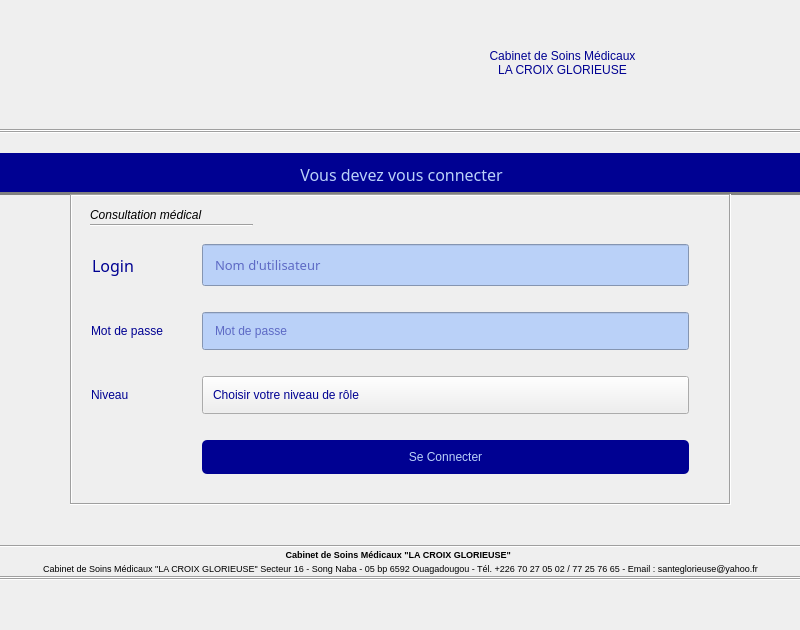
<?xml version="1.0" encoding="UTF-8"?>
<ui version="4.0">
 <class>LoginWindow</class>
 <widget class="QMainWindow" name="LoginWindow">
  <property name="geometry">
   <rect>
    <x>0</x>
    <y>0</y>
    <width>800</width>
    <height>630</height>
   </rect>
  </property>
  <property name="windowTitle">
   <string>Centre des Soins Médicaux la Croix Glorieuse -CSM-CG</string>
  </property>
  <property name="windowIcon">
   <iconset>
    <normaloff>img/cg_icon.png</normaloff>img/cg_icon.png</iconset>
  </property>
  <property name="styleSheet">
   <string notr="true">border-color: rgb(0, 1, 146);
</string>
  </property>
  <widget class="QWidget" name="centralwidget">
   <property name="styleSheet">
    <string notr="true">/*** QLineEdit ***/
QLineEdit{
	font: 10pt &quot;Montserrat&quot;;
	background-color: rgb(186, 209, 248);
	color: rgb(0, 1, 146);
	padding: 10px;
	/*margin: 0 20px;*/
}

/*** QPushButton ***/
QPushButton{
	font: 10pt &quot;Montserrat&quot;;
	background-color: rgb(0, 1, 146);
	color: rgb(186, 209, 248);
	padding: 10px;
	/*margin: 0 20px;	*/
	border-radius: 5px;
}


/*** QComboBoxt ***/

QComboBox {
	font: 10pt &quot;Montserrat&quot;;
	/*background-color: rgb(186, 209, 248);*/
	color: rgb(0, 1, 146);
	padding: 10px;
	/*margin: 0 20px;*/
}

QComboBox::drop-down {
    border: none; /* Supprime la bordure du bouton de la flèche */
	subcontrol-origin: padding;
    subcontrol-position: top right;
}

QComboBox QAbstractItemView {
    background-color: rgb(186, 209, 248); /* Couleur de fond du menu déroulant */
    color: rgb(0, 1, 146);               /* Couleur du texte */
  /* border: 1px solid rgb(150, 150, 150); /* Bordure pour alignement avec le parent */
	font: 10pt &quot;Montserrat&quot;;
   /* margin: 0 20px;                         /* Supprime les débordements */
    padding: 0 10px;
    outline: none;                    /* Supprime l'effet de focus */
	border: none; 
	box-shadow: none;
}

QComboBox QAbstractItemView::item {
    padding: 10px;                       /* Ajoute un espacement entre les éléments */
}

QComboBox QAbstractItemView::item:selected {
    background-color: rgb(150, 180, 220); /* Couleur pour l'élément sélectionné */
    color: white;                        /* Couleur du texte pour l'élément sélectionné */
}</string>
   </property>
   <widget class="Line" name="line_haut">
    <property name="geometry">
     <rect>
      <x>0</x>
      <y>120</y>
      <width>801</width>
      <height>20</height>
     </rect>
    </property>
    <property name="orientation">
     <enum>Qt::Horizontal</enum>
    </property>
   </widget>
   <widget class="Line" name="line_haut_2">
    <property name="geometry">
     <rect>
      <x>0</x>
      <y>122</y>
      <width>801</width>
      <height>20</height>
     </rect>
    </property>
    <property name="orientation">
     <enum>Qt::Horizontal</enum>
    </property>
   </widget>
   <widget class="QLabel" name="label_titre_cx">
    <property name="geometry">
     <rect>
      <x>-4</x>
      <y>153</y>
      <width>811</width>
      <height>42</height>
     </rect>
    </property>
    <property name="font">
     <font>
      <family>Montserrat</family>
      <pointsize>12</pointsize>
      <weight>9</weight>
      <italic>false</italic>
      <bold>false</bold>
     </font>
    </property>
    <property name="styleSheet">
     <string notr="true">background-color: rgb(0, 1, 146);
font: 75 12pt &quot;Montserrat&quot;;
color: rgb(186, 209, 248);
border-bottom: 3px solid gray;
</string>
    </property>
    <property name="text">
     <string>Vous devez vous connecter</string>
    </property>
    <property name="alignment">
     <set>Qt::AlignCenter</set>
    </property>
   </widget>
   <widget class="QLabel" name="infos_csmcg_lbl">
    <property name="geometry">
     <rect>
      <x>10</x>
      <y>553</y>
      <width>781</width>
      <height>31</height>
     </rect>
    </property>
    <property name="font">
     <font>
      <pointsize>7</pointsize>
     </font>
    </property>
    <property name="text">
     <string>Cabinet de Soins Médicaux &quot;LA CROIX GLORIEUSE&quot; Secteur 16 - Song Naba - 05 bp 6592 Ouagadougou - Tél. +226 70 27 05 02 / 77 25 76 65 - Email : santeglorieuse@yahoo.fr</string>
    </property>
    <property name="alignment">
     <set>Qt::AlignCenter</set>
    </property>
   </widget>
   <widget class="QLabel" name="infos_csmcg_lbl_2">
    <property name="geometry">
     <rect>
      <x>9</x>
      <y>539</y>
      <width>781</width>
      <height>31</height>
     </rect>
    </property>
    <property name="font">
     <font>
      <pointsize>7</pointsize>
      <weight>75</weight>
      <bold>true</bold>
     </font>
    </property>
    <property name="styleSheet">
     <string notr="true">font-weight: bold;</string>
    </property>
    <property name="text">
     <string>Cabinet de Soins Médicaux &quot;LA CROIX GLORIEUSE&quot; </string>
    </property>
    <property name="alignment">
     <set>Qt::AlignCenter</set>
    </property>
   </widget>
   <widget class="Line" name="line_bas">
    <property name="geometry">
     <rect>
      <x>0</x>
      <y>536</y>
      <width>801</width>
      <height>20</height>
     </rect>
    </property>
    <property name="orientation">
     <enum>Qt::Horizontal</enum>
    </property>
   </widget>
   <widget class="Line" name="line_bas_2">
    <property name="geometry">
     <rect>
      <x>0</x>
      <y>567</y>
      <width>801</width>
      <height>20</height>
     </rect>
    </property>
    <property name="orientation">
     <enum>Qt::Horizontal</enum>
    </property>
   </widget>
   <widget class="QFrame" name="frame">
    <property name="geometry">
     <rect>
      <x>70</x>
      <y>194</y>
      <width>661</width>
      <height>311</height>
     </rect>
    </property>
    <property name="styleSheet">
     <string notr="true"/>
    </property>
    <property name="frameShape">
     <enum>QFrame::Box</enum>
    </property>
    <property name="frameShadow">
     <enum>QFrame::Sunken</enum>
    </property>
    <widget class="Line" name="line_de_consultation">
     <property name="geometry">
      <rect>
       <x>20</x>
       <y>30</y>
       <width>163</width>
       <height>3</height>
      </rect>
     </property>
     <property name="orientation">
      <enum>Qt::Horizontal</enum>
     </property>
    </widget>
    <widget class="QWidget" name="layoutWidget">
     <property name="geometry">
      <rect>
       <x>18</x>
       <y>30</y>
       <width>601</width>
       <height>274</height>
      </rect>
     </property>
     <layout class="QGridLayout" name="gridLayout">
      <item row="3" column="1">
       <widget class="QPushButton" name="cx_btn">
        <property name="styleSheet">
         <string notr="true"/>
        </property>
        <property name="text">
         <string>Se Connecter</string>
        </property>
       </widget>
      </item>
      <item row="2" column="1">
       <widget class="QComboBox" name="comboBox_niveau">
        <property name="enabled">
         <bool>true</bool>
        </property>
        <property name="styleSheet">
         <string notr="true"/>
        </property>
        <property name="sizeAdjustPolicy">
         <enum>QComboBox::AdjustToContentsOnFirstShow</enum>
        </property>
        <item>
         <property name="text">
          <string>Choisir votre niveau de rôle</string>
         </property>
        </item>
        <item>
         <property name="text">
          <string>Administrateur - 0</string>
         </property>
        </item>
        <item>
         <property name="text">
          <string>Superviseur - 1</string>
         </property>
        </item>
        <item>
         <property name="text">
          <string>Utilisateur - 2</string>
         </property>
        </item>
       </widget>
      </item>
      <item row="2" column="0">
       <widget class="QLabel" name="user_level_lbl">
        <property name="styleSheet">
         <string notr="true">font: 12pt &quot;Montserrat&quot;;
color: rgb(0, 1, 146);
padding-leftt: 20px;
margin-right: 30px;
width: 200px;</string>
        </property>
        <property name="text">
         <string>Niveau</string>
        </property>
       </widget>
      </item>
      <item row="0" column="0">
       <widget class="QLabel" name="login_lbl">
        <property name="font">
         <font>
          <family>Montserrat</family>
          <pointsize>12</pointsize>
          <weight>50</weight>
          <italic>false</italic>
          <bold>false</bold>
         </font>
        </property>
        <property name="styleSheet">
         <string notr="true">font: 12pt &quot;Montserrat&quot;;
color: rgb(0, 1, 146);
padding-leftt: 20px;
margin-right: 30px;
width: 200px;</string>
        </property>
        <property name="text">
         <string>Login</string>
        </property>
       </widget>
      </item>
      <item row="0" column="1">
       <widget class="QLineEdit" name="login_lineEdit">
        <property name="font">
         <font>
          <family>Montserrat</family>
          <pointsize>10</pointsize>
          <weight>50</weight>
          <italic>false</italic>
          <bold>false</bold>
         </font>
        </property>
        <property name="styleSheet">
         <string notr="true"/>
        </property>
        <property name="placeholderText">
         <string>Nom d'utilisateur</string>
        </property>
       </widget>
      </item>
      <item row="1" column="0">
       <widget class="QLabel" name="mdp_lbl">
        <property name="styleSheet">
         <string notr="true">font: 12pt &quot;Montserrat&quot;;
color: rgb(0, 1, 146);
padding-leftt: 20px;
margin-right: 30px;
width: 200px;</string>
        </property>
        <property name="text">
         <string>Mot de passe</string>
        </property>
       </widget>
      </item>
      <item row="1" column="1">
       <widget class="QLineEdit" name="mdp_lineEdit">
        <property name="styleSheet">
         <string notr="true"/>
        </property>
        <property name="echoMode">
         <enum>QLineEdit::Password</enum>
        </property>
        <property name="placeholderText">
         <string>Mot de passe</string>
        </property>
       </widget>
      </item>
     </layout>
    </widget>
    <widget class="QLabel" name="Consultation_lbl">
     <property name="geometry">
      <rect>
       <x>20</x>
       <y>10</y>
       <width>161</width>
       <height>21</height>
      </rect>
     </property>
     <property name="font">
      <font>
       <pointsize>9</pointsize>
       <italic>true</italic>
      </font>
     </property>
     <property name="text">
      <string>Consultation médical</string>
     </property>
    </widget>
   </widget>
   <widget class="QWidget" name="layoutWidget">
    <property name="geometry">
     <rect>
      <x>95</x>
      <y>0</y>
      <width>621</width>
      <height>126</height>
     </rect>
    </property>
    <layout class="QHBoxLayout" name="horizontalLayout">
     <item alignment="Qt::AlignHCenter">
      <widget class="QLabel" name="label_2">
       <property name="styleSheet">
        <string notr="true">font: 81 22pt &quot;Montserrat ExtraBold&quot;;
color: rgb(0, 1, 146);
margin: 0 40px;</string>
       </property>
       <property name="text">
        <string/>
       </property>
       <property name="pixmap">
        <pixmap>img/cg_icon.png</pixmap>
       </property>
       <property name="alignment">
        <set>Qt::AlignCenter</set>
       </property>
      </widget>
     </item>
     <item>
      <widget class="QLabel" name="label">
       <property name="styleSheet">
        <string notr="true">font: 81 22pt &quot;Montserrat ExtraBold&quot;;
color: rgb(0, 1, 146);
margin: 0 40px;</string>
       </property>
       <property name="text">
        <string>&lt;html&gt;&lt;head/&gt;&lt;body&gt;&lt;div align=&quot;center&quot;&gt;Cabinet de Soins Médicaux&lt;/div&gt;&lt;div align=&quot;center&quot;&gt;LA CROIX GLORIEUSE&lt;/div&gt;&lt;/body&gt;&lt;/html&gt;</string>
       </property>
       <property name="alignment">
        <set>Qt::AlignCenter</set>
       </property>
      </widget>
     </item>
    </layout>
   </widget>
   <widget class="Line" name="line_bas_3">
    <property name="geometry">
     <rect>
      <x>0</x>
      <y>569</y>
      <width>801</width>
      <height>20</height>
     </rect>
    </property>
    <property name="orientation">
     <enum>Qt::Horizontal</enum>
    </property>
   </widget>
  </widget>
  <widget class="QMenuBar" name="menubar">
   <property name="geometry">
    <rect>
     <x>0</x>
     <y>0</y>
     <width>800</width>
     <height>21</height>
    </rect>
   </property>
  </widget>
  <widget class="QStatusBar" name="statusbar"/>
 </widget>
 <tabstops>
  <tabstop>login_lineEdit</tabstop>
  <tabstop>mdp_lineEdit</tabstop>
  <tabstop>comboBox_niveau</tabstop>
  <tabstop>cx_btn</tabstop>
 </tabstops>
 <resources/>
 <connections/>
</ui>
